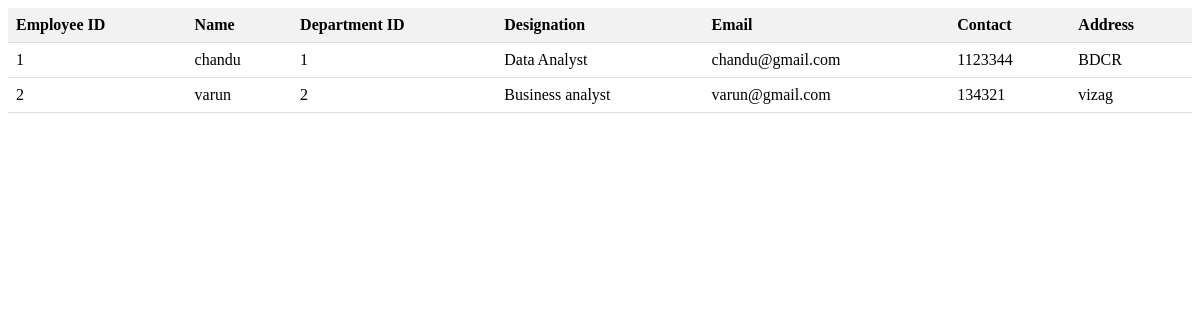
The page /employees on the database its author committed.
### tables this page shows
CREATE TABLE employee_details(eid int,ename varchar(20),dptid int,designation varchar(20),email varchar(20),contact int,address varchar(20));

### app.py (the view)
@app.route('/employees',methods = ['GET','POST'])
def show_employees():
    emp = Employee()
    data = emp.show_employees()
    return render_template('showemployees.html',employees = data)

### employee.py (called while the page is built)
    def show_employees(self):
        conn = sqlite3.connect('pms.db')
        cur = conn.cursor()
        cur.execute("SELECT * FROM EMPLOYEE_DETAILS")
        data = []
        for i in cur.fetchall():
            context = {}
            context['eid'] = i[0]
            context['ename'] = i[1]
            context['dptid'] = i[2]
            context['designation'] = i[3]
            context['email'] = i[4]
            context['contact'] = i[5]
            context['address'] = i[6]
            data.append(context)
        return data

### templates/showemployees.html (shortened to what this page needs)
<!DOCTYPE html>
<html>
<head>
</head>
<body>
    <table>
        <thead>
            <tr>
                <th>Employee ID</th>
                <th>Name</th>
                <th>Department ID</th>
                <th>Designation</th>
                <th>Email</th>
                <th>Contact</th>
                <th>Address</th>
            </tr>
        </thead>
        <tbody>
            {% for employee in employees %}
                <tr>
                    <td>{{ employee.eid }}</td>
                    <td>{{ employee.ename }}</td>
                    <td>{{ employee.dptid }}</td>
                    <td>{{ employee.designation }}</td>
                    <td>{{ employee.email }}</td>
                    <td>{{ employee.contact }}</td>
                    <td>{{ employee.address }}</td>
                </tr>
            {% endfor %}
        </tbody>
    </table>
</body>
</html>

### templates/showemployees.html (style rules this page uses)
table { border-collapse: collapse; width: 100%; }
th, td { padding: 8px; text-align: left; border-bottom: 1px solid #ddd; }
th { background-color: #f2f2f2; }

### rows shown on the page
employee_details: eid "1", ename "chandu", dptid "1", designation "Data Analyst", email "chandu@gmail.com", contact "1123344", address "BDCR"
employee_details: eid "2", ename "varun", dptid "2", designation "Business analyst", email "varun@gmail.com", contact "134321", address "vizag"
